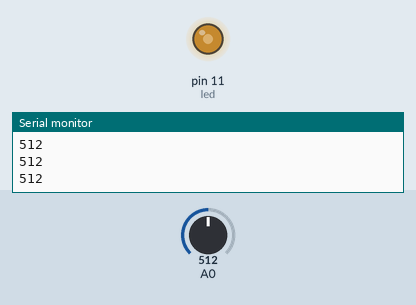
Simulated run of this sketch. Board: Arduino Uno, built with avr-gcc and run on an emulated ATmega328P. On the bench: output pins drawn as LEDs (lit = HIGH), the last lines printed to the serial monitor. Inputs (shaded band) come from the test bench; at power-on: A0 = 512.

Above: at 1.2 s.
1.3 s: A0 set to 716
At 2.5 s:
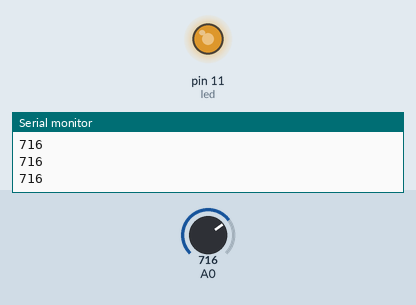
2.8 s: A0 set to 900
At 3.1 s:
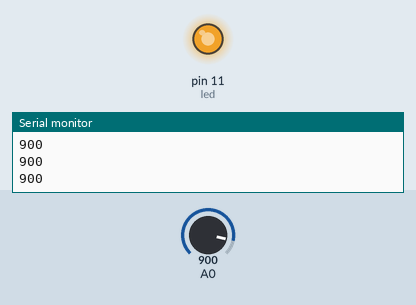
4.3 s: A0 set to 122
At 5.5 s:
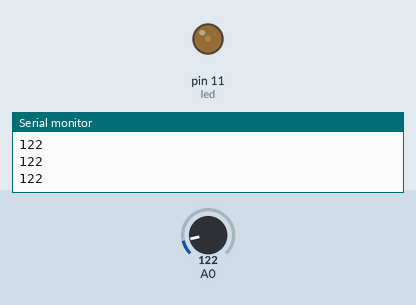
5.8 s: A0 set to 0
At 6.1 s:
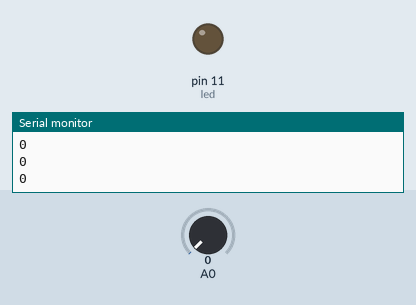
7.3 s: A0 set to 511
At 7.8 s:
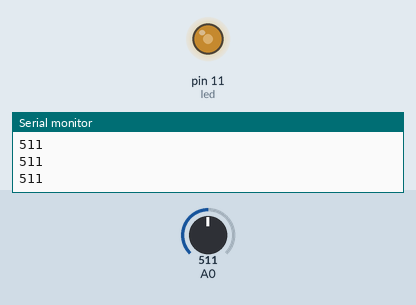
Timing chart, 0 to 9.8 s (numbered marks = the images above; inputs shaded):
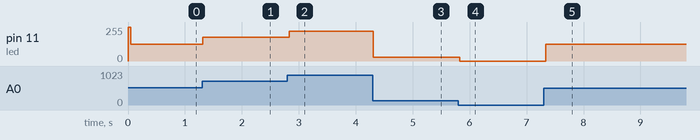

Measured:
- after the input at 1.3 s, pin 11 (led): 127/255 → 178/255 at once
- after the input at 2.8 s, pin 11 (led): 178/255 → 224/255 at once
- after the input at 4.3 s, pin 11 (led): 224/255 → 30/255 at once
- after the input at 5.8 s, pin 11 (led): 30/255 → 0/255 at once
- after the input at 7.3 s, pin 11 (led): 0/255 → 127/255 at once

The sketch:

strip_potentiometer_to_light.ino
```cpp
int led = 11;
int ledvalue;

void setup(){
  pinMode(A0, INPUT);
  digitalWrite(A0, HIGH);
  Serial.begin(9600);
  pinMode(led, OUTPUT);
  analogWrite(led, 255);

}

void loop(){
  Serial.println(analogRead(A0));
  delay(50);

  ledvalue = analogRead(A0);
  Serial.println(ledvalue);
  ledvalue = map(ledvalue, 0, 1023, 0, 255);
  analogWrite(led, ledvalue);

}
```
